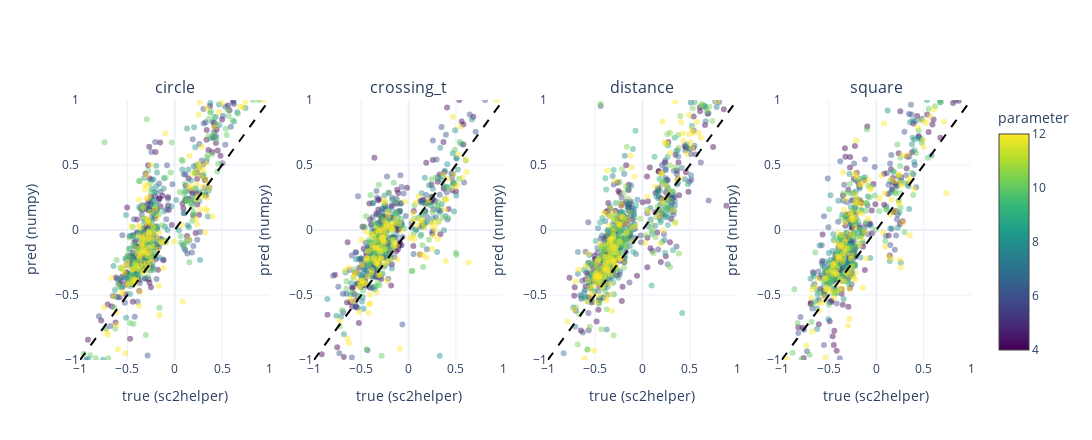

Write notebook code for a chart like this one.
### Code cell
setups = sorted(df["setup"].unique())
fig = make_subplots(rows=1, cols=len(setups), subplot_titles=setups)

for col, setup in enumerate(setups, start=1):
    part = df[df["setup"] == setup]
    fig.add_trace(
        go.Scatter(
            x=part["true_outcome"],
            y=part["pred_outcome"],
            mode="markers",
            marker={
                "size": 6,
                "opacity": 0.45,
                "color": part["parameter_value"],
                "colorscale": "Viridis",
                "showscale": col == len(setups),
                "colorbar": {"title": "parameter"},
            },
            name=setup,
            showlegend=False,
        ),
        row=1,
        col=col,
    )
    fig.add_trace(
        go.Scatter(x=[-1, 1], y=[-1, 1], mode="lines", line={"dash": "dash", "color": "black"}, showlegend=False),
        row=1,
        col=col,
    )
    fig.update_xaxes(title_text="true (sc2helper)", row=1, col=col, range=[-1, 1])
    fig.update_yaxes(title_text="pred (numpy)", row=1, col=col, range=[-1, 1])

fig.update_layout(height=440, width=max(1100, 320 * len(setups)), template="plotly_white")
fig.show()

### Figure 1 — Plotly figure (JSON) as saved in the notebook; plotly's stock layout.template omitted (floating-point values rounded to 4 significant figures; data arrays with more than 128 entries replaced by an {"elided": "..."} marker saying what was removed)
{"data": [{"marker": {"color": {"elided": "715 float values"}, "colorbar": {"title": {"text": "parameter"}}, "colorscale": [[0.0, "#440154"], [0.1111, "#482878"], [0.2222, "#3e4989"], [0.3333, "#31688e"], [0.4444, "#26828e"], [0.5556, "#1f9e89"], [0.6667, "#35b779"], [0.7778, "#6ece58"], [0.8889, "#b5de2b"], [1.0, "#fde725"]], "opacity": 0.45, "showscale": false, "size": 6}, "mode": "markers", "name": "circle", "showlegend": false, "x": {"elided": "715 float values"}, "y": {"elided": "715 float values"}, "type": "scatter", "xaxis": "x", "yaxis": "y"}, {"line": {"color": "black", "dash": "dash"}, "mode": "lines", "showlegend": false, "x": [-1, 1], "y": [-1, 1], "type": "scatter", "xaxis": "x", "yaxis": "y"}, {"marker": {"color": {"elided": "712 float values"}, "colorbar": {"title": {"text": "parameter"}}, "colorscale": [[0.0, "#440154"], [0.1111, "#482878"], [0.2222, "#3e4989"], [0.3333, "#31688e"], [0.4444, "#26828e"], [0.5556, "#1f9e89"], [0.6667, "#35b779"], [0.7778, "#6ece58"], [0.8889, "#b5de2b"], [1.0, "#fde725"]], "opacity": 0.45, "showscale": false, "size": 6}, "mode": "markers", "name": "crossing_t", "showlegend": false, "x": {"elided": "712 float values"}, "y": {"elided": "712 float values"}, "type": "scatter", "xaxis": "x2", "yaxis": "y2"}, {"line": {"color": "black", "dash": "dash"}, "mode": "lines", "showlegend": false, "x": [-1, 1], "y": [-1, 1], "type": "scatter", "xaxis": "x2", "yaxis": "y2"}, {"marker": {"color": {"elided": "858 float values"}, "colorbar": {"title": {"text": "parameter"}}, "colorscale": [[0.0, "#440154"], [0.1111, "#482878"], [0.2222, "#3e4989"], [0.3333, "#31688e"], [0.4444, "#26828e"], [0.5556, "#1f9e89"], [0.6667, "#35b779"], [0.7778, "#6ece58"], [0.8889, "#b5de2b"], [1.0, "#fde725"]], "opacity": 0.45, "showscale": false, "size": 6}, "mode": "markers", "name": "distance", "showlegend": false, "x": {"elided": "858 float values"}, "y": {"elided": "858 float values"}, "type": "scatter", "xaxis": "x3", "yaxis": "y3"}, {"line": {"color": "black", "dash": "dash"}, "mode": "lines", "showlegend": false, "x": [-1, 1], "y": [-1, 1], "type": "scatter", "xaxis": "x3", "yaxis": "y3"}, {"marker": {"color": {"elided": "715 float values"}, "colorbar": {"title": {"text": "parameter"}}, "colorscale": [[0.0, "#440154"], [0.1111, "#482878"], [0.2222, "#3e4989"], [0.3333, "#31688e"], [0.4444, "#26828e"], [0.5556, "#1f9e89"], [0.6667, "#35b779"], [0.7778, "#6ece58"], [0.8889, "#b5de2b"], [1.0, "#fde725"]], "opacity": 0.45, "showscale": true, "size": 6}, "mode": "markers", "name": "square", "showlegend": false, "x": {"elided": "715 float values"}, "y": {"elided": "715 float values"}, "type": "scatter", "xaxis": "x4", "yaxis": "y4"}, {"line": {"color": "black", "dash": "dash"}, "mode": "lines", "showlegend": false, "x": [-1, 1], "y": [-1, 1], "type": "scatter", "xaxis": "x4", "yaxis": "y4"}], "layout": {"xaxis": {"anchor": "y", "domain": [0.0, 0.2125], "title": {"text": "true (sc2helper)"}, "range": [-1, 1]}, "yaxis": {"anchor": "x", "domain": [0.0, 1.0], "title": {"text": "pred (numpy)"}, "range": [-1, 1]}, "xaxis2": {"anchor": "y2", "domain": [0.2625, 0.475], "title": {"text": "true (sc2helper)"}, "range": [-1, 1]}, "yaxis2": {"anchor": "x2", "domain": [0.0, 1.0], "title": {"text": "pred (numpy)"}, "range": [-1, 1]}, "xaxis3": {"anchor": "y3", "domain": [0.525, 0.7375], "title": {"text": "true (sc2helper)"}, "range": [-1, 1]}, "yaxis3": {"anchor": "x3", "domain": [0.0, 1.0], "title": {"text": "pred (numpy)"}, "range": [-1, 1]}, "xaxis4": {"anchor": "y4", "domain": [0.7875, 1.0], "title": {"text": "true (sc2helper)"}, "range": [-1, 1]}, "yaxis4": {"anchor": "x4", "domain": [0.0, 1.0], "title": {"text": "pred (numpy)"}, "range": [-1, 1]}, "annotations": [{"font": {"size": 16}, "showarrow": false, "text": "circle", "x": 0.1062, "xanchor": "center", "xref": "paper", "y": 1.0, "yanchor": "bottom", "yref": "paper"}, {"font": {"size": 16}, "showarrow": false, "text": "crossing_t", "x": 0.3688, "xanchor": "center", "xref": "paper", "y": 1.0, "yanchor": "bottom", "yref": "paper"}, {"font": {"size": 16}, "showarrow": false, "text": "distance", "x": 0.6313, "xanchor": "center", "xref": "paper", "y": 1.0, "yanchor": "bottom", "yref": "paper"}, {"font": {"size": 16}, "showarrow": false, "text": "square", "x": 0.8938, "xanchor": "center", "xref": "paper", "y": 1.0, "yanchor": "bottom", "yref": "paper"}], "height": 440, "width": 1280}}
